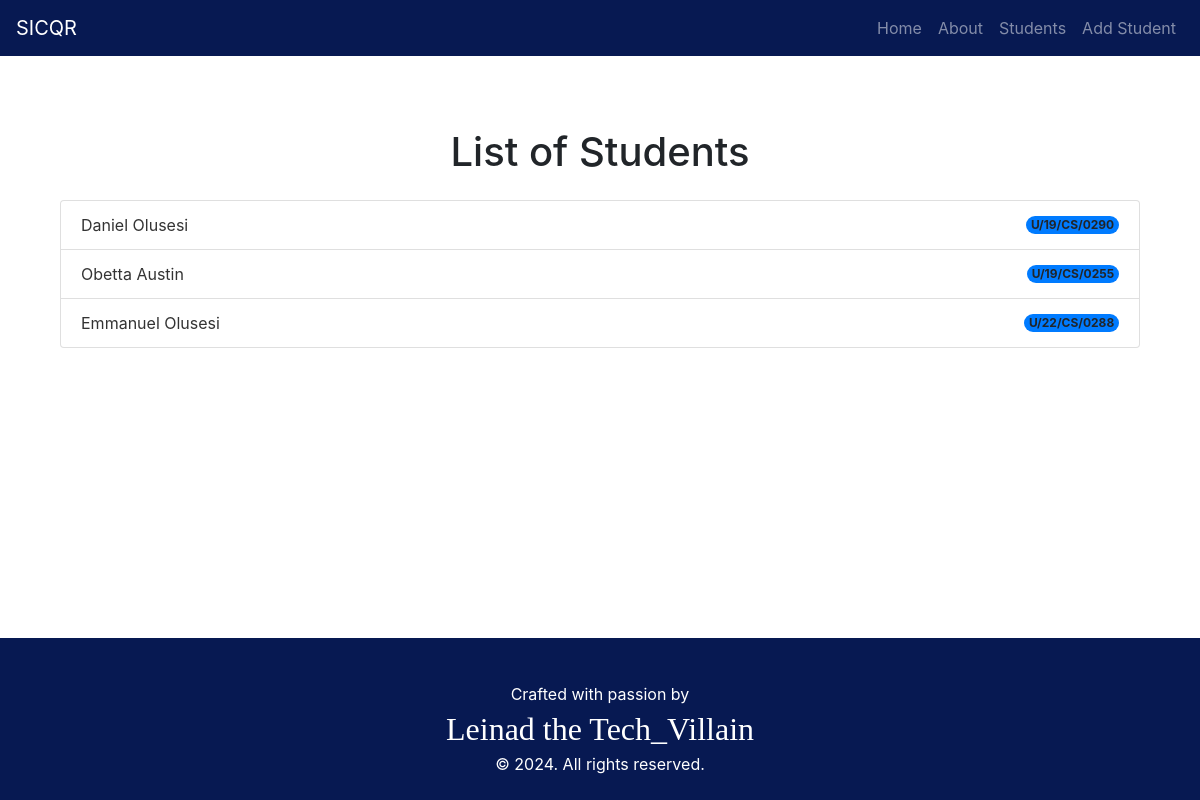
The app's page /student_list, older data.
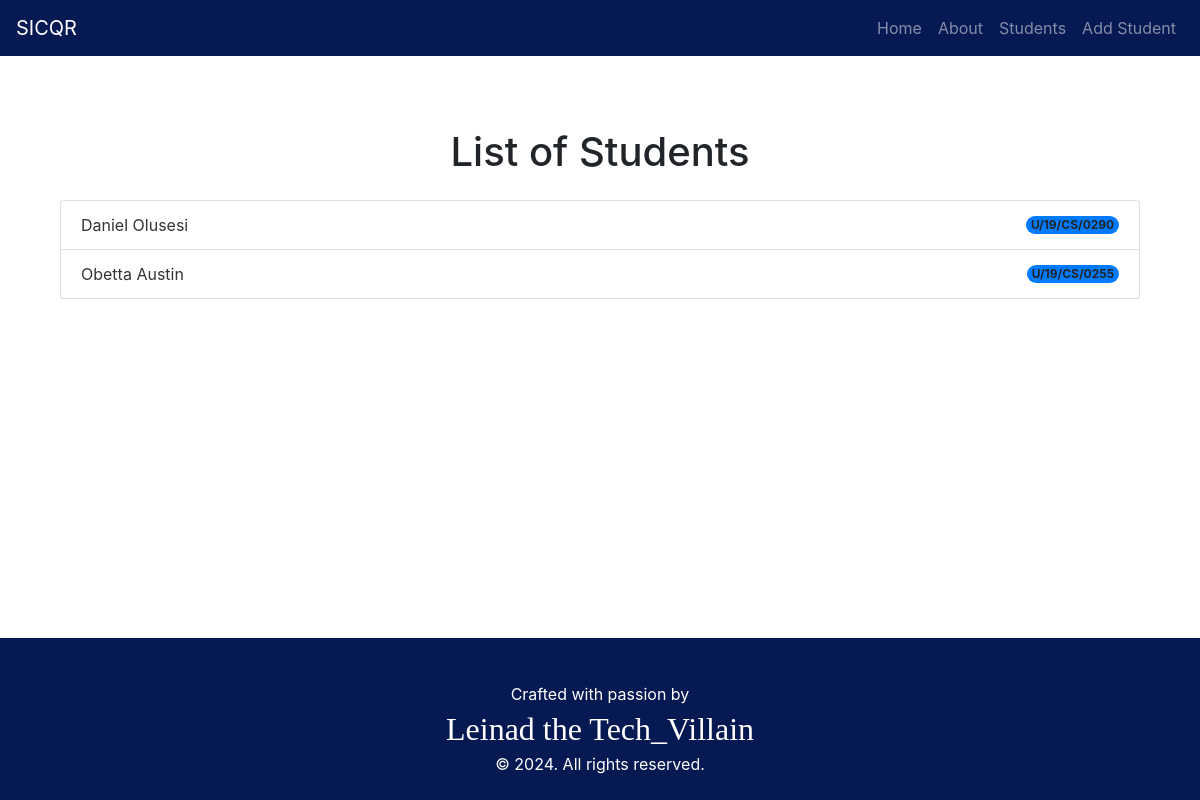
The same page, newer data.
### sdbm/models.py (models this page shows, shortened)
class Student(models.Model):
    state = (
        ('abia', 'Abia State'),
        ('adamawa', 'Adamawa State'),
        ('akwa_ibom', 'Akwa Ibom State'),
        ('anambra', 'Anambra State'),
        ('bauchi', 'Bauchi State'),
        ('bayelsa', 'Bayelsa State'),
        ('benue', 'Benue State'),
        ('borno', 'Borno State'),
        ('cross_river', 'Cross River State'),
        ('delta', 'Delta State'),
        ('ebonyi', 'Ebonyi State'),
        ('edo', 'Edo State'),
        ('ekiti', 'Ekiti State'),
        ('enugu', 'Enugu State'),
        ('gombe', 'Gombe State'),
        ('imo', 'Imo State'),
        ('jigawa', 'Jigawa State'),
        ('kaduna', 'Kaduna State'),
        ('kano', 'Kano State'),
        ('katsina', 'Katsina State'),
        ('kebbi', 'Kebbi State'),
        ('kogi', 'Kogi State'),
        ('kwara', 'Kwara State'),
        ('lagos', 'Lagos State'),
        ('nasarawa', 'Nasarawa State'),
        ('niger', 'Niger State'),
        ('ogun', 'Ogun State'),
        ('ondo', 'Ondo State'),
        ('osun', 'Osun State'),
        ('oyo', 'Oyo State'),
        ('plateau', 'Plateau State'),
        ('rivers', 'Rivers State'),
        ('sokoto', 'Sokoto State'),
        ('taraba', 'Taraba State'),
        ('yobe', 'Yobe State'),
        ('zamfara', 'Zamfara State'),
        ('fct', 'Federal Capital Territory'),
    )
    medical = (
        ('HEALTHY', 'healthy'),
        ('NOT HEALTHY', 'not healthy'),
    )
    lev = (
        ('100', '100 Level'),
        ('200', '200 Level'),
        ('300', '300 Level'),
        ('400', '400 Level'),
        ('500', '500 Level'),
    )
    stat = (
        ('ACTIVE', 'active'),
        ('INACTIVE', 'inactive'),
        ('GRADUATED', 'graduated'),
    )
    id = models.UUIDField(primary_key=True, default=uuid.uuid4, editable=False)
    first_name = models.CharField(max_length=50)
    last_name = models.CharField(max_length=50)
    other_name = models.CharField(max_length=20, null=True, blank=True)
    date_of_birth = models.DateField(default=date.today)
    state_of_origin = models.CharField(verbose_name='State of Origin', choices=state, max_length=20)
    matric_no = models.CharField(max_length=20)
    department = models.CharField(max_length=50)
    email = models.EmailField(help_text='Student Email')
    phone = models.CharField(max_length=20)
    home_address = models.CharField(max_length=100)
    emeConName = models.CharField(verbose_name='Emergency contact name', max_length=30)
    emeconPhone = models.CharField(max_length=20)
    guardian_name = models.CharField(verbose_name='Guardian Full Name', max_length=50)
    relationship_to_student = models.CharField(max_length=20)
    guardian_email = models.EmailField(help_text='Guardian Email Address')
    guardian_phone = models.CharField(max_length=20)
    guardian_add = models.CharField(verbose_name='Guardian Home Address', max_length=50, null=True, blank=True)
    next_of_kin_name = models.CharField(max_length=30)
    relationship = models.CharField(max_length=20)
    next_of_kin_email = models.EmailField(help_text='Next of Kin emaill address', null=True, blank=True)
    next_of_kin_phone = models.CharField(max_length=20, null=True, blank=True)
    next_of_kin_address = models.CharField(max_length=50, null=True, blank=True)
    medical_condition = models.CharField(verbose_name='Medical Condition', choices=medical, max_length=20)
    if_not_healthy = models.CharField(help_text='If not healthy kindly state the aligment', max_length=20, null=True, blank=True)
    level = models.CharField(verbose_name='Level', choices=lev, max_length=20)
    enrollment_date = models.DateField(default=date.today)
    graduation_date = models.DateField(default=date.today)
    status = models.CharField(verbose_name='Student Status', choices=stat, max_length=20)
    image = models.ImageField(upload_to='qr_codes', null=True, blank=True)

### sdbm/views.py (the view)
# urls.py: path('student_list', views.student_list, name='student_list'),
def student_list(request):
    students = Student.objects.all()
    return render(request, 'list.html', {'students': students})

### sdbm/templates/list.html (shortened to what this page needs)
{% extends 'base.html' %}
{% block content %}
<div class="container my-5">
    <h1 class="mb-4 text-center">List of Students</h1>
    <ul class="list-group">
        {% for student in students %}
            <li class="list-group-item d-flex justify-content-between align-items-center">
                <a href="{% url 'student_detail' student.id %}" class="student-link">{{ student.first_name }} {{ student.last_name }}</a>
                <span class="badge bg-primary rounded-pill">{{ student.matric_no }}</span>
            </li>
        {% endfor %}
    </ul>
</div>
{% endblock %}

### sdbm/templates/base.html (shortened to what this page needs)
{% load static %}
<!DOCTYPE html>
<html lang="en">
<head>
    <link href="https://stackpath.bootstrapcdn.com/bootstrap/4.5.2/css/bootstrap.min.css" rel="stylesheet">
</head>
<body>
    <nav class="navbar navbar-expand-lg navbar-dark" style="background-color: #071952;">
        <a class="navbar-brand" href="{% url 'home' %}">SICQR</a>
        <div class="collapse navbar-collapse" id="navbarNav">
            <ul class="navbar-nav ml-auto">
                <li class="nav-item">
                    <a class="nav-link" href="{% url 'home' %}">Home</a>
                </li>
                <li class="nav-item">
                    <a class="nav-link" href="#" data-toggle="modal" data-target="#aboutModal">About</a>
                </li>
                <li class="nav-item">
                    <a class="nav-link" href="{% url 'student_list' %}">Students</a>
                </li>
                <li class="nav-item">
                    <a class="nav-link" href="{% url 'add_student' %}">Add Student</a>
                </li>
            </ul>
        </div>
    </nav>
    <div class="container container-flex mt-4">
        {% block content %}{% endblock %}
    </div>
    <footer>
        <div class="container p-4">
            <p class="mb-1">Crafted with passion by</p>
            <h2 class="mb-1" style="font-family: cursive;">Leinad the Tech_Villain</h2>
            <p class="mb-0">© 2024. All rights reserved.</p>
        </div>
    </footer>
</body>
</html>

### sdbm/templates/base.html (style rules this page uses)
html, body { height: 100%; margin: 0; display: flex; flex-direction: column; }
.container-flex { flex: 1; }
footer { background-color: #071952; color: #ffffff; text-align: center; padding-top: 20px; margin-top: 30px; }

### sdbm/templates/list.html (style rules this page uses)
.student-link { text-decoration: none; color: #333; transition: color 0.3s; }

Row changes from the older to the newer data that the page shows:
removed Student: first_name "Emmanuel", last_name "Olusesi", matric_no "U/22/CS/0288"
